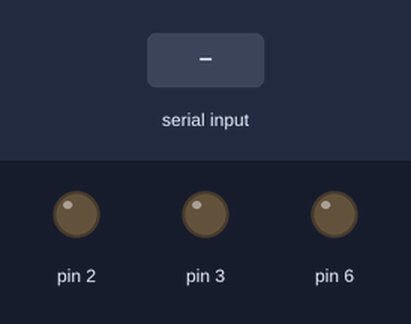
The sketch below on a simulated Arduino Uno, built with avr-gcc and run on an emulated ATmega328P. On the bench: output pins drawn as LEDs (lit = HIGH). The inputs (shaded band) are chosen by the test bench.

Above: at 1.2 s.
1.3 s: "D" received over Serial
At 2.5 s:
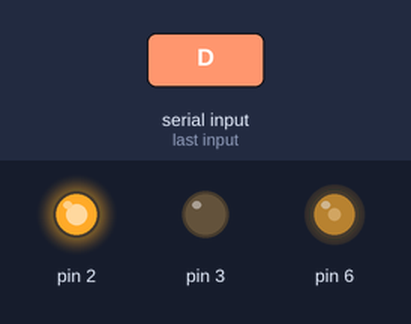
2.8 s: "E" received over Serial
At 3.8 s:
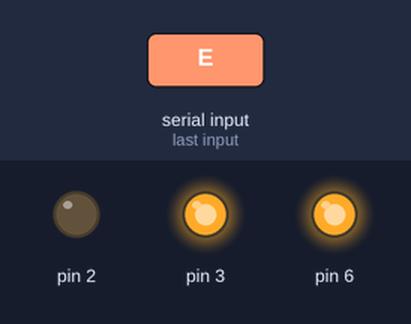
Timing chart, 0 to 5.8 s (numbered marks = the images above; inputs shaded):
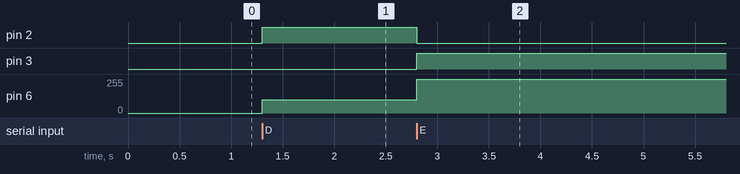

The sketch:

CONTROLLINGMOTORWITHBLUETOOTH.ino
```cpp
int in1=2;
int in2=3;
int en=6;
int data;


void setup() {
Serial.begin(9600);
pinMode(2,OUTPUT);
pinMode(3,OUTPUT);
pinMode(6,OUTPUT);

}

void loop() {
  while(Serial.available()>0){
    data=Serial.read();
    if(data=='C'){
      digitalWrite(2,LOW);
      digitalWrite(3,LOW);
      analogWrite(6,0);
    }
    if(data=='D'){
      digitalWrite(2,HIGH);
      digitalWrite(3,LOW);
      analogWrite(6,100);
    }
    if(data=='E'){
      digitalWrite(2,LOW);
      digitalWrite(3,HIGH);
      analogWrite(6,255);
    }

  }


}
```

Measured:
- after the input at 1.3 s, pin 2: LOW → HIGH at once; pin 6: 0/255 → 100/255 at once
- after the input at 2.8 s, pin 2: HIGH → LOW at once; pin 3: LOW → HIGH at once; pin 6: 100/255 → 255/255 at once
